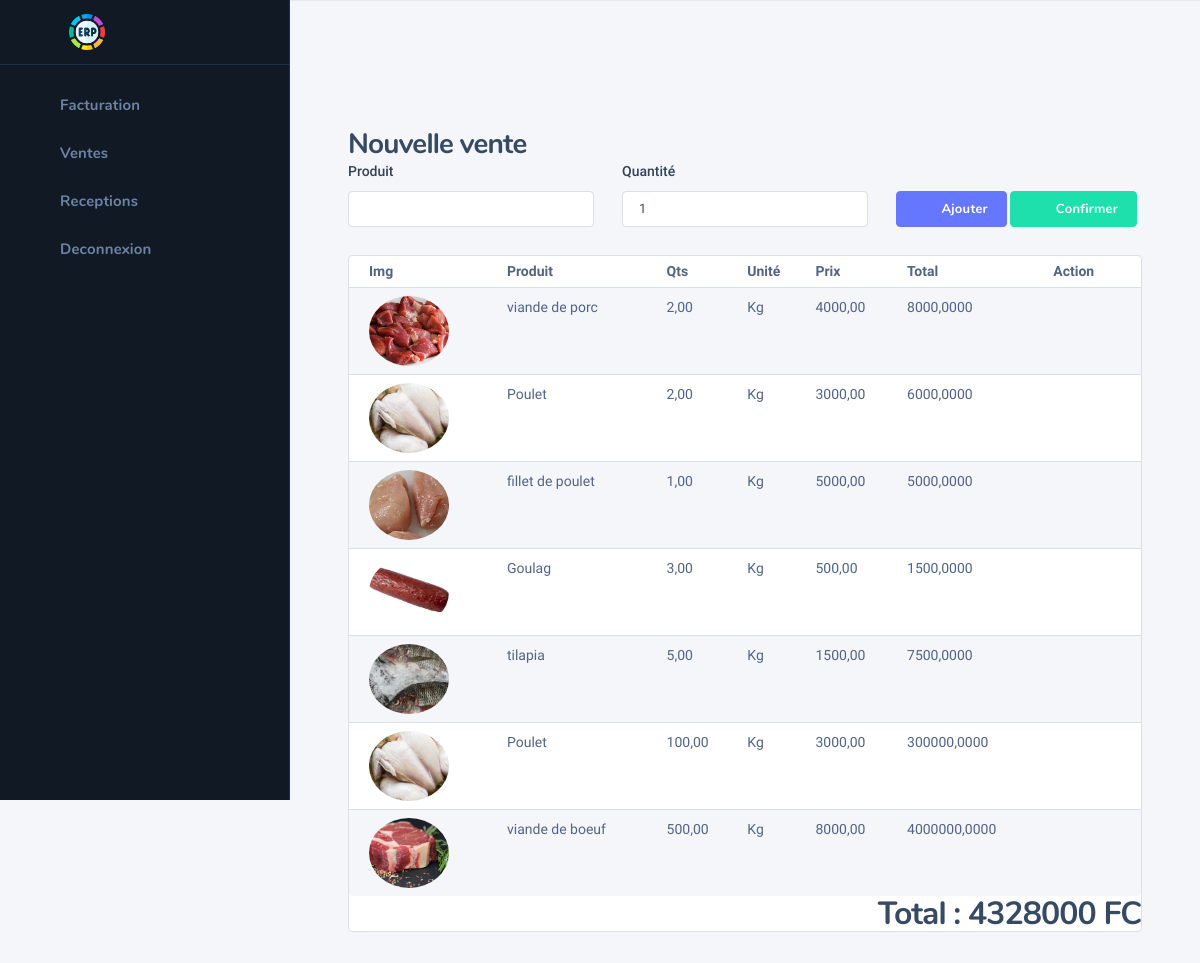
The app's page /facturation/hfrugjfief/ (signed in) with its own data.
### comm/models.py (models this page shows, shortened)
class LineItem(models.Model):
    order = models.ForeignKey(OrderFact, on_delete=models.CASCADE)
    product = models.ForeignKey(Product, on_delete=models.CASCADE)
    qts = models.DecimalField(default=0, max_digits=10, decimal_places=2)
    @property
    def get_total(self):
        return self.product.price * self.qts

class OrderFact(models.Model):
    ref = models.CharField(max_length=10, null=True)
    pv = models.ForeignKey(PointVente, on_delete=models.CASCADE, null=True)
    completed = models.BooleanField(default=False)
    date = models.DateField(auto_now_add=True)
    heure = models.TimeField(auto_now_add=True)
    @property
    def get_total(self):
        lines = LineItem.objects.filter(order=self)
        total = 0
        for item in lines:
            total += item.qts * item.product.price
        return int(total)

### appro/models.py (models this page shows, shortened)
class Product(models.Model):
    img = models.ImageField(upload_to="products-images", null=True, blank=True)
    name = models.CharField(max_length=255)
    price = models.DecimalField(default=0, max_digits=10, decimal_places=2)
    type_product = models.CharField(choices=product_types, max_length=255)
    qts = models.DecimalField(default=0, max_digits=10, decimal_places=2)
    unit = models.CharField(choices=units, max_length=10, default="Kg")

### auth_user/decorators.py (the view)
        def wrapper_func(request, *args, **kwargs):
            groups = None
            check = False
            if request.user.groups.exists():
                groups = request.user.groups.all()
            for group in groups:
                if group.name in allowed_roles:
                    check = True
            if check is True:
                return view_func(request, *args, **kwargs)
            elif check is False:
                return HttpResponse("Permission non accordée !")
            return wrapper_func(request, *args, **kwargs)

### facturation/views.py (called while the page is built, shortened)
@login_required(login_url='login')
@allowed_users(allowed_roles=['Facturation', 'Facturation admin'])
def FacturationView(request, ref):
    products = Product.objects.all()
    if request.user.cashier:
        order, created = OrderFact.objects.get_or_create(ref=ref, pv=request.user.cashier.pv)
    else:
        order, created = OrderFact.objects.get_or_create(ref=ref)
    lines = LineItem.objects.filter(order=order)
    return render(request, 'facturation/add-fact.html', context={'produits': products, 'order': order, 'lines': lines, 'ref': ref})

### templates/facturation/add-fact.html (shortened to what this page needs)
{% extends 'facturation/base-facturation.html' %}
{% block content %}
    {% include 'facturation/facturation_sidebar.html' %}
    <div class="nk-wrap">
        <div class="nk-content">
            <div class="nk-content ">
                <div class="container-fluid">
                    <div class="nk-content-inner">
                        <div class="nk-content-body">
                            <div class="nk-block-head nk-block-head-sm">
                                <div class="nk-block-between">
                                    <div class="nk-block-head-content">
                                        <h3 class="nk-block-title page-title">Nouvelle vente</h3>
                                    </div>
                                </div>
                                <div class="nk-block-content row gy-4">
                                    <form method="post">
                                        <div class="row">
                                            <div class="col-lg-4 col-sm-6">
                                                <div class="form-group">
                                                    <label class="form-label" for="product-title">Produit</label>
                                                    <div class="form-control-wrap">
                                                        <input autocomplete="off" type="text" list="produits"
                                                               name="name" class="form-control" id="product-title"
                                                               required>
                                                    </div>
                                                </div>
                                            </div>
                                            <div class="col-lg-4 col-sm-6">
                                                <div class="form-group">
                                                    <label class="form-label" for="regular-price">Quantité</label>
                                                    <div class="form-control-wrap">
                                                        <input type="number" name="qts" value="1" min="1"
                                                               class="form-control" id="regular-price" required>
                                                    </div>
                                                </div>
                                            </div>
                                            <div class="col-lg-4 col-sm-6">
                                                <div class="form-group">
                                                    <button type="submit" id="submit-btn" class="btn btn-primary"
                                                            style="margin-top: 31px"><em
                                                            class="icon ni ni-plus"></em><span>Ajouter</span></button>
                                                    <a href="{% url 'line-det' order.ref %}" style="margin-top: 31px"
                                                       class="btn btn-success d-none d-md-inline-flex"><em
                                                            class="icon ni ni-check"></em><span>Confirmer</span></a>
                                                </div>
                                            </div>
                                        </div>
                                    </form>
                                </div>
                            </div>
                            <div class="nk-block">
                                <div class="card card-bordered">
                                    <div class="card-inner-group">
                                        <div class="card-inner p-0">
                                            <table class="datatable-init-export nowrap table table-striped"
                                                   data-export-title="Export">
                                                <thead>
                                                <tr>
                                                    <th>Img</th>
                                                    <th>Produit</th>
                                                    <th>Qts</th>
                                                    <th>Unité</th>
                                                    <th>Prix</th>
                                                    <th>Total</th>
                                                    <th>Action</th>
                                                </tr>
                                                </thead>
                                                <tbody>
                                                {% for line in lines %}
                                                    <tr>
                                                        <td>
                                                        <img src="
                                                                {% if line.product.img %}{{ line.product.img.url }}{% endif %}"
                                                             alt="" class="thumb round-xl rounded-circle" style="height: 70px;width: 80px;object-fit: cover">
                                                        </td>
                                                        <td>{{ line.product.name }}</td>
                                                        <td>{{ line.qts }}</td>
                                                        <td>{{ line.product.unit }}</td>
                                                        <td>{{ line.product.price }}</td>
                                                        <td>{{ line.get_total }}</td>
                                                        <td>
                                                            <ul class="nk-tb-actions gx-1 my-n1">
                                                                <li class="me-n1">
                                                                    <div class="dropdown">
                                                                        <a href="#"
                                                                           class="dropdown-toggle btn btn-icon btn-trigger"
                                                                           data-bs-toggle="dropdown"><em
                                                                                class="icon ni ni-more-h"></em></a>
                                                                    </div>
                                                                </li>
                                                            </ul>
                                                        </td>
                                                    </tr>
                                                {% endfor %}
                                                </tbody>
                                            </table>
                                            <h3 class="text-end">Total : {{ order.get_total }} FC</h3>
                                        </div>
                                    </div>
                                </div>
                            </div>
                        </div>
                    </div>
                </div>
            </div>
        </div>
    </div>
{% endblock %}

### records on screen
LineItem: product.img (picture), product.name "viande de porc", qts "2,00", product.unit "Kg", product.price "4000,00", get_total "8000,0000"
LineItem: product.img (picture), product.name "Poulet", qts "2,00", product.unit "Kg", product.price "3000,00", get_total "6000,0000"
LineItem: product.img (picture), product.name "fillet de poulet", qts "1,00", product.unit "Kg", product.price "5000,00", get_total "5000,0000"
LineItem: product.img (picture), product.name "Goulag", qts "3,00", product.unit "Kg", product.price "500,00", get_total "1500,0000"
LineItem: product.img (picture), product.name "tilapia", qts "5,00", product.unit "Kg", product.price "1500,00", get_total "7500,0000"
LineItem: product.img (picture), product.name "Poulet", qts "100,00", product.unit "Kg", product.price "3000,00", get_total "300000,0000"
LineItem: product.img (picture), product.name "viande de boeuf", qts "500,00", product.unit "Kg", product.price "8000,00", get_total "4000000,0000"
OrderFact: get_total "4328000"
